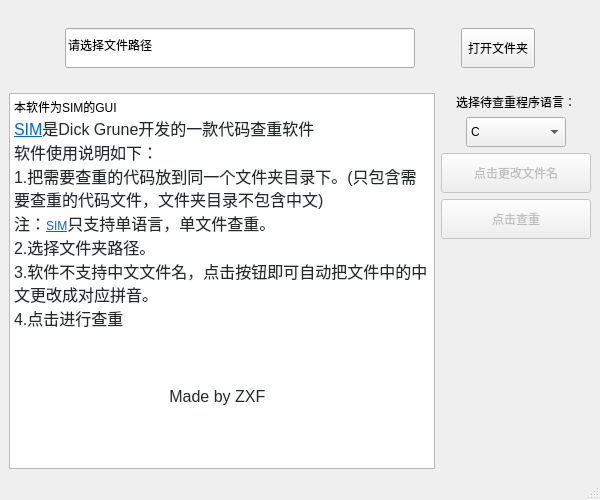
<?xml version="1.0" encoding="UTF-8"?>
<ui version="4.0">
 <class>MainWindow</class>
 <widget class="QMainWindow" name="MainWindow">
  <property name="enabled">
   <bool>true</bool>
  </property>
  <property name="geometry">
   <rect>
    <x>0</x>
    <y>0</y>
    <width>600</width>
    <height>500</height>
   </rect>
  </property>
  <property name="minimumSize">
   <size>
    <width>600</width>
    <height>500</height>
   </size>
  </property>
  <property name="maximumSize">
   <size>
    <width>600</width>
    <height>500</height>
   </size>
  </property>
  <property name="windowTitle">
   <string>代码查重软件</string>
  </property>
  <widget class="QWidget" name="centralwidget">
   <layout class="QVBoxLayout" name="verticalLayout_2" stretch="1,2,1,20">
    <item>
     <spacer name="verticalSpacer_4">
      <property name="orientation">
       <enum>Qt::Vertical</enum>
      </property>
      <property name="sizeHint" stdset="0">
       <size>
        <width>20</width>
        <height>40</height>
       </size>
      </property>
     </spacer>
    </item>
    <item>
     <layout class="QHBoxLayout" name="horizontalLayout_3" stretch="1,0,0,0,1">
      <item>
       <spacer name="horizontalSpacer_5">
        <property name="orientation">
         <enum>Qt::Horizontal</enum>
        </property>
        <property name="sizeHint" stdset="0">
         <size>
          <width>40</width>
          <height>20</height>
         </size>
        </property>
       </spacer>
      </item>
      <item>
       <widget class="QLineEdit" name="filePathEdit">
        <property name="minimumSize">
         <size>
          <width>350</width>
          <height>40</height>
         </size>
        </property>
        <property name="maximumSize">
         <size>
          <width>350</width>
          <height>40</height>
         </size>
        </property>
        <property name="text">
         <string>请选择文件路径</string>
        </property>
        <property name="readOnly">
         <bool>true</bool>
        </property>
       </widget>
      </item>
      <item>
       <spacer name="horizontalSpacer_3">
        <property name="orientation">
         <enum>Qt::Horizontal</enum>
        </property>
        <property name="sizeHint" stdset="0">
         <size>
          <width>40</width>
          <height>20</height>
         </size>
        </property>
       </spacer>
      </item>
      <item>
       <widget class="QToolButton" name="chooseFileButton">
        <property name="minimumSize">
         <size>
          <width>20</width>
          <height>40</height>
         </size>
        </property>
        <property name="text">
         <string>打开文件夹</string>
        </property>
        <property name="popupMode">
         <enum>QToolButton::DelayedPopup</enum>
        </property>
        <property name="autoRaise">
         <bool>false</bool>
        </property>
       </widget>
      </item>
      <item>
       <spacer name="horizontalSpacer_7">
        <property name="orientation">
         <enum>Qt::Horizontal</enum>
        </property>
        <property name="sizeHint" stdset="0">
         <size>
          <width>40</width>
          <height>20</height>
         </size>
        </property>
       </spacer>
      </item>
     </layout>
    </item>
    <item>
     <spacer name="verticalSpacer">
      <property name="orientation">
       <enum>Qt::Vertical</enum>
      </property>
      <property name="sizeHint" stdset="0">
       <size>
        <width>20</width>
        <height>40</height>
       </size>
      </property>
     </spacer>
    </item>
    <item>
     <layout class="QHBoxLayout" name="horizontalLayout" stretch="10,1">
      <item>
       <widget class="QTextBrowser" name="resultText">
        <property name="html">
         <string>&lt;!DOCTYPE HTML PUBLIC &quot;-//W3C//DTD HTML 4.0//EN&quot; &quot;http://www.w3.org/TR/REC-html40/strict.dtd&quot;&gt;
&lt;html&gt;&lt;head&gt;&lt;meta name=&quot;qrichtext&quot; content=&quot;1&quot; /&gt;&lt;style type=&quot;text/css&quot;&gt;
p, li { white-space: pre-wrap; }
&lt;/style&gt;&lt;/head&gt;&lt;body style=&quot; font-family:'SimSun'; font-size:9pt; font-weight:400; font-style:normal;&quot;&gt;
&lt;p style=&quot; margin-top:0px; margin-bottom:0px; margin-left:0px; margin-right:0px; -qt-block-indent:0; text-indent:0px;&quot;&gt;本软件为SIM的GUI&lt;/p&gt;
&lt;p style=&quot; margin-top:0px; margin-bottom:0px; margin-left:0px; margin-right:0px; -qt-block-indent:0; text-indent:0px;&quot;&gt;&lt;a href=&quot;https://dickgrune.com/Programs/similarity_tester/&quot;&gt;&lt;span style=&quot; font-family:'-apple-system'; font-size:16px; text-decoration: underline; color:#0366d6; background-color:#ffffff;&quot;&gt;SIM&lt;/span&gt;&lt;/a&gt;&lt;span style=&quot; font-family:'-apple-system'; font-size:16px; color:#24292e; background-color:#ffffff;&quot;&gt;是Dick Grune开发的一款代码查重软件&lt;/span&gt;&lt;/p&gt;
&lt;p style=&quot; margin-top:0px; margin-bottom:0px; margin-left:0px; margin-right:0px; -qt-block-indent:0; text-indent:0px;&quot;&gt;&lt;span style=&quot; font-family:'-apple-system'; font-size:16px; color:#24292e; background-color:#ffffff;&quot;&gt;软件使用说明如下：&lt;/span&gt;&lt;/p&gt;
&lt;p style=&quot; margin-top:0px; margin-bottom:0px; margin-left:0px; margin-right:0px; -qt-block-indent:0; text-indent:0px;&quot;&gt;&lt;span style=&quot; font-family:'-apple-system'; font-size:16px; color:#24292e; background-color:#ffffff;&quot;&gt;1.把需要查重的代码放到同一个文件夹目录下。(只包含需要查重的代码文件，文件夹目录不包含中文)&lt;/span&gt;&lt;/p&gt;
&lt;p style=&quot; margin-top:0px; margin-bottom:0px; margin-left:0px; margin-right:0px; -qt-block-indent:0; text-indent:0px;&quot;&gt;&lt;span style=&quot; font-family:'-apple-system'; font-size:16px; color:#24292e; background-color:#ffffff;&quot;&gt;注：&lt;/span&gt;&lt;a href=&quot;https://dickgrune.com/Programs/similarity_tester/&quot;&gt;&lt;span style=&quot; font-family:'-apple-system'; text-decoration: underline; color:#0366d6; background-color:#ffffff;&quot;&gt;SIM&lt;/span&gt;&lt;/a&gt;&lt;span style=&quot; font-family:'-apple-system'; font-size:16px; color:#24292e; background-color:#ffffff;&quot;&gt;只支持单语言，单文件查重。&lt;/span&gt;&lt;/p&gt;
&lt;p style=&quot; margin-top:0px; margin-bottom:0px; margin-left:0px; margin-right:0px; -qt-block-indent:0; text-indent:0px;&quot;&gt;&lt;span style=&quot; font-family:'-apple-system'; font-size:16px; color:#24292e; background-color:#ffffff;&quot;&gt;2.选择文件夹路径。&lt;/span&gt;&lt;/p&gt;
&lt;p style=&quot; margin-top:0px; margin-bottom:0px; margin-left:0px; margin-right:0px; -qt-block-indent:0; text-indent:0px;&quot;&gt;&lt;span style=&quot; font-family:'-apple-system'; font-size:16px; color:#24292e; background-color:#ffffff;&quot;&gt;3.软件不支持中文文件名，点击按钮即可自动把文件中的中文更改成对应拼音。&lt;/span&gt;&lt;/p&gt;
&lt;p style=&quot; margin-top:0px; margin-bottom:0px; margin-left:0px; margin-right:0px; -qt-block-indent:0; text-indent:0px;&quot;&gt;&lt;span style=&quot; font-family:'-apple-system'; font-size:16px; color:#24292e; background-color:#ffffff;&quot;&gt;4.点击进行查重&lt;/span&gt;&lt;/p&gt;
&lt;p style=&quot;-qt-paragraph-type:empty; margin-top:0px; margin-bottom:0px; margin-left:0px; margin-right:0px; -qt-block-indent:0; text-indent:0px; font-family:'-apple-system'; font-size:16px; color:#24292e;&quot;&gt;&lt;br /&gt;&lt;/p&gt;
&lt;p style=&quot;-qt-paragraph-type:empty; margin-top:0px; margin-bottom:0px; margin-left:0px; margin-right:0px; -qt-block-indent:0; text-indent:0px; font-family:'-apple-system'; font-size:16px; color:#24292e;&quot;&gt;&lt;br /&gt;&lt;/p&gt;
&lt;p style=&quot;-qt-paragraph-type:empty; margin-top:0px; margin-bottom:0px; margin-left:0px; margin-right:0px; -qt-block-indent:0; text-indent:0px; font-family:'-apple-system'; font-size:16px; color:#24292e;&quot;&gt;&lt;br /&gt;&lt;/p&gt;
&lt;p style=&quot; margin-top:0px; margin-bottom:0px; margin-left:0px; margin-right:0px; -qt-block-indent:0; text-indent:0px;&quot;&gt;&lt;span style=&quot; font-family:'-apple-system'; font-size:16px; color:#24292e;&quot;&gt;                                   Made by ZXF&lt;/span&gt;&lt;/p&gt;&lt;/body&gt;&lt;/html&gt;</string>
        </property>
       </widget>
      </item>
      <item>
       <layout class="QVBoxLayout" name="verticalLayout">
        <item>
         <widget class="QLabel" name="languageLabel">
          <property name="layoutDirection">
           <enum>Qt::LeftToRight</enum>
          </property>
          <property name="autoFillBackground">
           <bool>false</bool>
          </property>
          <property name="text">
           <string>选择待查重程序语言：</string>
          </property>
          <property name="textFormat">
           <enum>Qt::AutoText</enum>
          </property>
          <property name="alignment">
           <set>Qt::AlignCenter</set>
          </property>
         </widget>
        </item>
        <item>
         <layout class="QHBoxLayout" name="horizontalLayout_2">
          <item>
           <spacer name="horizontalSpacer">
            <property name="orientation">
             <enum>Qt::Horizontal</enum>
            </property>
            <property name="sizeHint" stdset="0">
             <size>
              <width>40</width>
              <height>20</height>
             </size>
            </property>
           </spacer>
          </item>
          <item>
           <widget class="QComboBox" name="comboBox">
            <property name="minimumSize">
             <size>
              <width>100</width>
              <height>30</height>
             </size>
            </property>
            <property name="maximumSize">
             <size>
              <width>100</width>
              <height>30</height>
             </size>
            </property>
            <item>
             <property name="text">
              <string>C</string>
             </property>
            </item>
            <item>
             <property name="text">
              <string>C++</string>
             </property>
            </item>
            <item>
             <property name="text">
              <string>Java</string>
             </property>
            </item>
            <item>
             <property name="text">
              <string>lisp</string>
             </property>
            </item>
            <item>
             <property name="text">
              <string>m2</string>
             </property>
            </item>
            <item>
             <property name="text">
              <string>mira</string>
             </property>
            </item>
            <item>
             <property name="text">
              <string>pasc</string>
             </property>
            </item>
            <item>
             <property name="text">
              <string>8086</string>
             </property>
            </item>
            <item>
             <property name="text">
              <string>Text</string>
             </property>
            </item>
           </widget>
          </item>
          <item>
           <spacer name="horizontalSpacer_2">
            <property name="orientation">
             <enum>Qt::Horizontal</enum>
            </property>
            <property name="sizeHint" stdset="0">
             <size>
              <width>40</width>
              <height>20</height>
             </size>
            </property>
           </spacer>
          </item>
         </layout>
        </item>
        <item>
         <widget class="QPushButton" name="changeNameButton">
          <property name="enabled">
           <bool>false</bool>
          </property>
          <property name="minimumSize">
           <size>
            <width>150</width>
            <height>40</height>
           </size>
          </property>
          <property name="maximumSize">
           <size>
            <width>150</width>
            <height>40</height>
           </size>
          </property>
          <property name="text">
           <string>点击更改文件名</string>
          </property>
         </widget>
        </item>
        <item>
         <widget class="QPushButton" name="startButton">
          <property name="enabled">
           <bool>false</bool>
          </property>
          <property name="minimumSize">
           <size>
            <width>150</width>
            <height>40</height>
           </size>
          </property>
          <property name="maximumSize">
           <size>
            <width>150</width>
            <height>40</height>
           </size>
          </property>
          <property name="text">
           <string>点击查重</string>
          </property>
         </widget>
        </item>
        <item>
         <spacer name="verticalSpacer_5">
          <property name="orientation">
           <enum>Qt::Vertical</enum>
          </property>
          <property name="sizeHint" stdset="0">
           <size>
            <width>20</width>
            <height>40</height>
           </size>
          </property>
         </spacer>
        </item>
       </layout>
      </item>
     </layout>
    </item>
   </layout>
  </widget>
  <widget class="QMenuBar" name="menubar">
   <property name="geometry">
    <rect>
     <x>0</x>
     <y>0</y>
     <width>600</width>
     <height>26</height>
    </rect>
   </property>
  </widget>
  <widget class="QStatusBar" name="statusbar"/>
 </widget>
 <resources/>
 <connections/>
</ui>
